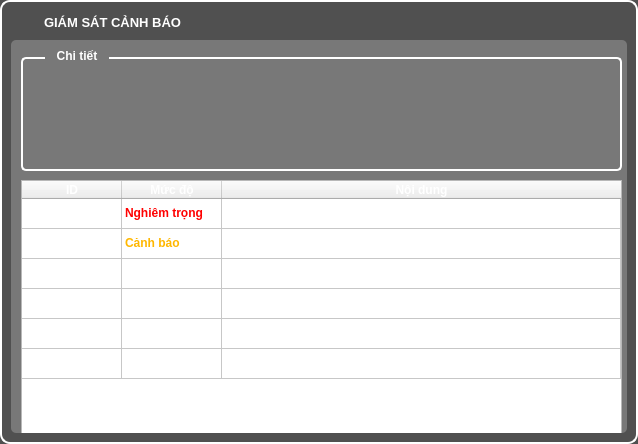
<?xml version="1.0" encoding="UTF-8"?>
<ui version="4.0">
 <class>GiamSat_CanhBao_Form</class>
 <widget class="QWidget" name="GiamSat_CanhBao_Form">
  <property name="geometry">
   <rect>
    <x>0</x>
    <y>0</y>
    <width>638</width>
    <height>444</height>
   </rect>
  </property>
  <property name="minimumSize">
   <size>
    <width>638</width>
    <height>444</height>
   </size>
  </property>
  <property name="maximumSize">
   <size>
    <width>638</width>
    <height>444</height>
   </size>
  </property>
  <property name="windowTitle">
   <string>Form</string>
  </property>
  <property name="styleSheet">
   <string notr="true">QWidget#GiamSat_CanhBao_Form {
background-color: rgb(80, 80, 80);
border-radius: 10px;
border-width: 2;
border-style: solid;
border-color: rgb(255, 255, 255);
}
QGroupBox {
border-radius: 5px;
border-width: 2;
border-style: solid;
border-color: rgb(255, 255, 255);
}
* {
color: white;
font-weight: bold;
}</string>
  </property>
  <layout class="QVBoxLayout" name="verticalLayout">
   <item>
    <widget class="QLabel" name="label_17">
     <property name="maximumSize">
      <size>
       <width>100000</width>
       <height>23</height>
      </size>
     </property>
     <property name="font">
      <font>
       <pointsize>10</pointsize>
       <weight>75</weight>
       <bold>true</bold>
      </font>
     </property>
     <property name="styleSheet">
      <string notr="true">padding-left: 30;
color: white;</string>
     </property>
     <property name="text">
      <string notr="true">GIÁM SÁT CẢNH BÁO</string>
     </property>
     <property name="textFormat">
      <enum>Qt::AutoText</enum>
     </property>
    </widget>
   </item>
   <item>
    <widget class="QFrame" name="frame">
     <property name="styleSheet">
      <string notr="true">QFrame#frame {
background-color: rgb(120, 120, 120);
border-radius: 5px;
border-width: 0;
}
QGroupBox {
margin-top: 7;
}
QGroupBox::title {
top: -8;
left: 24;
padding-left: 10px;
padding-right: 10px;
}</string>
     </property>
     <property name="frameShape">
      <enum>QFrame::StyledPanel</enum>
     </property>
     <property name="frameShadow">
      <enum>QFrame::Raised</enum>
     </property>
     <widget class="QTableWidget" name="tableWidget">
      <property name="geometry">
       <rect>
        <x>10</x>
        <y>140</y>
        <width>601</width>
        <height>261</height>
       </rect>
      </property>
      <property name="sizeAdjustPolicy">
       <enum>QAbstractScrollArea::AdjustIgnored</enum>
      </property>
      <property name="selectionMode">
       <enum>QAbstractItemView::ExtendedSelection</enum>
      </property>
      <property name="textElideMode">
       <enum>Qt::ElideLeft</enum>
      </property>
      <attribute name="horizontalHeaderCascadingSectionResizes">
       <bool>true</bool>
      </attribute>
      <attribute name="horizontalHeaderStretchLastSection">
       <bool>true</bool>
      </attribute>
      <attribute name="verticalHeaderVisible">
       <bool>false</bool>
      </attribute>
      <attribute name="verticalHeaderCascadingSectionResizes">
       <bool>true</bool>
      </attribute>
      <attribute name="verticalHeaderStretchLastSection">
       <bool>false</bool>
      </attribute>
      <row>
       <property name="text">
        <string/>
       </property>
      </row>
      <row>
       <property name="text">
        <string/>
       </property>
      </row>
      <row>
       <property name="text">
        <string/>
       </property>
      </row>
      <row>
       <property name="text">
        <string/>
       </property>
      </row>
      <row>
       <property name="text">
        <string/>
       </property>
      </row>
      <row>
       <property name="text">
        <string/>
       </property>
      </row>
      <column>
       <property name="text">
        <string>ID</string>
       </property>
      </column>
      <column>
       <property name="text">
        <string>Mức độ</string>
       </property>
      </column>
      <column>
       <property name="text">
        <string>Nội dung</string>
       </property>
      </column>
      <item row="0" column="0">
       <property name="text">
        <string>1092</string>
       </property>
       <property name="foreground">
        <brush brushstyle="NoBrush">
         <color alpha="255">
          <red>255</red>
          <green>0</green>
          <blue>0</blue>
         </color>
        </brush>
       </property>
      </item>
      <item row="0" column="1">
       <property name="text">
        <string>Nghiêm trọng</string>
       </property>
       <property name="background">
        <brush brushstyle="NoBrush">
         <color alpha="255">
          <red>255</red>
          <green>0</green>
          <blue>0</blue>
         </color>
        </brush>
       </property>
       <property name="foreground">
        <brush brushstyle="SolidPattern">
         <color alpha="255">
          <red>255</red>
          <green>0</green>
          <blue>0</blue>
         </color>
        </brush>
       </property>
      </item>
      <item row="0" column="2">
       <property name="text">
        <string>TRM12: Dòng tiêu thụ quá thấp</string>
       </property>
       <property name="foreground">
        <brush brushstyle="NoBrush">
         <color alpha="255">
          <red>255</red>
          <green>0</green>
          <blue>0</blue>
         </color>
        </brush>
       </property>
      </item>
      <item row="1" column="0">
       <property name="text">
        <string>1109</string>
       </property>
       <property name="foreground">
        <brush brushstyle="NoBrush">
         <color alpha="255">
          <red>255</red>
          <green>183</green>
          <blue>0</blue>
         </color>
        </brush>
       </property>
      </item>
      <item row="1" column="1">
       <property name="text">
        <string>Cảnh báo</string>
       </property>
       <property name="foreground">
        <brush brushstyle="SolidPattern">
         <color alpha="255">
          <red>255</red>
          <green>183</green>
          <blue>0</blue>
         </color>
        </brush>
       </property>
      </item>
      <item row="1" column="2">
       <property name="text">
        <string>TRM5: Công suất cao tần ra thấp</string>
       </property>
       <property name="foreground">
        <brush brushstyle="NoBrush">
         <color alpha="255">
          <red>255</red>
          <green>183</green>
          <blue>0</blue>
         </color>
        </brush>
       </property>
      </item>
      <item row="2" column="0">
       <property name="text">
        <string>1112</string>
       </property>
       <property name="foreground">
        <brush brushstyle="NoBrush">
         <color alpha="255">
          <red>255</red>
          <green>183</green>
          <blue>0</blue>
         </color>
        </brush>
       </property>
      </item>
      <item row="2" column="1">
       <property name="text">
        <string>Cảnh báo</string>
       </property>
       <property name="foreground">
        <brush brushstyle="NoBrush">
         <color alpha="255">
          <red>255</red>
          <green>183</green>
          <blue>0</blue>
         </color>
        </brush>
       </property>
      </item>
      <item row="2" column="2">
       <property name="text">
        <string>TRM8: Công suất cao tần ra thấp</string>
       </property>
       <property name="foreground">
        <brush brushstyle="NoBrush">
         <color alpha="255">
          <red>255</red>
          <green>183</green>
          <blue>0</blue>
         </color>
        </brush>
       </property>
      </item>
      <item row="3" column="0">
       <property name="text">
        <string>1116</string>
       </property>
       <property name="foreground">
        <brush brushstyle="NoBrush">
         <color alpha="255">
          <red>255</red>
          <green>183</green>
          <blue>0</blue>
         </color>
        </brush>
       </property>
      </item>
      <item row="3" column="1">
       <property name="text">
        <string>Cảnh báo</string>
       </property>
       <property name="foreground">
        <brush brushstyle="NoBrush">
         <color alpha="255">
          <red>255</red>
          <green>183</green>
          <blue>0</blue>
         </color>
        </brush>
       </property>
      </item>
      <item row="3" column="2">
       <property name="text">
        <string>TRM12: Công suất cao tần ra thấp</string>
       </property>
       <property name="foreground">
        <brush brushstyle="NoBrush">
         <color alpha="255">
          <red>255</red>
          <green>183</green>
          <blue>0</blue>
         </color>
        </brush>
       </property>
      </item>
      <item row="4" column="0">
       <property name="text">
        <string>3007</string>
       </property>
       <property name="foreground">
        <brush brushstyle="NoBrush">
         <color alpha="255">
          <red>255</red>
          <green>183</green>
          <blue>0</blue>
         </color>
        </brush>
       </property>
      </item>
      <item row="4" column="1">
       <property name="text">
        <string>Cảnh báo</string>
       </property>
       <property name="foreground">
        <brush brushstyle="NoBrush">
         <color alpha="255">
          <red>255</red>
          <green>183</green>
          <blue>0</blue>
         </color>
        </brush>
       </property>
      </item>
      <item row="4" column="2">
       <property name="text">
        <string>IFF: Mất kết nối mạng</string>
       </property>
       <property name="foreground">
        <brush brushstyle="NoBrush">
         <color alpha="255">
          <red>255</red>
          <green>183</green>
          <blue>0</blue>
         </color>
        </brush>
       </property>
      </item>
      <item row="5" column="0">
       <property name="text">
        <string>3008</string>
       </property>
       <property name="foreground">
        <brush brushstyle="NoBrush">
         <color alpha="255">
          <red>255</red>
          <green>183</green>
          <blue>0</blue>
         </color>
        </brush>
       </property>
      </item>
      <item row="5" column="1">
       <property name="text">
        <string>Cảnh báo</string>
       </property>
       <property name="foreground">
        <brush brushstyle="NoBrush">
         <color alpha="255">
          <red>255</red>
          <green>183</green>
          <blue>0</blue>
         </color>
        </brush>
       </property>
      </item>
      <item row="5" column="2">
       <property name="text">
        <string>OES: Mất kết nối mạng</string>
       </property>
       <property name="foreground">
        <brush brushstyle="NoBrush">
         <color alpha="255">
          <red>255</red>
          <green>183</green>
          <blue>0</blue>
         </color>
        </brush>
       </property>
      </item>
     </widget>
     <widget class="QGroupBox" name="groupBox">
      <property name="geometry">
       <rect>
        <x>10</x>
        <y>10</y>
        <width>601</width>
        <height>121</height>
       </rect>
      </property>
      <property name="title">
       <string>Chi tiết</string>
      </property>
     </widget>
    </widget>
   </item>
  </layout>
 </widget>
 <resources/>
 <connections/>
</ui>
